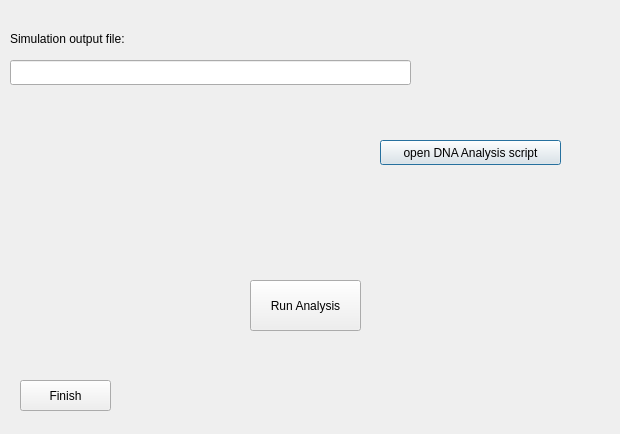
<?xml version="1.0" encoding="UTF-8"?>
<ui version="4.0">
 <class>SimulationAnalysis</class>
 <widget class="QDialog" name="SimulationAnalysis">
  <property name="geometry">
   <rect>
    <x>0</x>
    <y>0</y>
    <width>620</width>
    <height>434</height>
   </rect>
  </property>
  <property name="windowTitle">
   <string>Dialog</string>
  </property>
  <widget class="QLineEdit" name="LE_datFile">
   <property name="geometry">
    <rect>
     <x>10</x>
     <y>60</y>
     <width>401</width>
     <height>25</height>
    </rect>
   </property>
  </widget>
  <widget class="QLabel" name="label">
   <property name="geometry">
    <rect>
     <x>10</x>
     <y>30</y>
     <width>171</width>
     <height>17</height>
    </rect>
   </property>
   <property name="text">
    <string>Simulation output file:</string>
   </property>
  </widget>
  <widget class="QPushButton" name="PB_openscript">
   <property name="geometry">
    <rect>
     <x>380</x>
     <y>140</y>
     <width>181</width>
     <height>25</height>
    </rect>
   </property>
   <property name="text">
    <string>open DNA Analysis script</string>
   </property>
  </widget>
  <widget class="QPushButton" name="PB_runAnal">
   <property name="geometry">
    <rect>
     <x>250</x>
     <y>280</y>
     <width>111</width>
     <height>51</height>
    </rect>
   </property>
   <property name="text">
    <string>Run Analysis</string>
   </property>
  </widget>
  <widget class="QPushButton" name="PB_finish">
   <property name="geometry">
    <rect>
     <x>20</x>
     <y>380</y>
     <width>91</width>
     <height>31</height>
    </rect>
   </property>
   <property name="text">
    <string>Finish</string>
   </property>
  </widget>
 </widget>
 <resources/>
 <connections/>
</ui>
